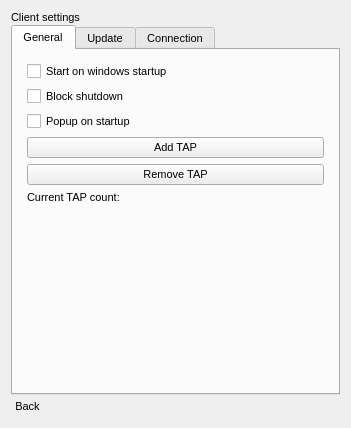
<?xml version="1.0" encoding="UTF-8"?>
<ui version="4.0">
 <class>ClientSettingsWidget</class>
 <widget class="QWidget" name="ClientSettingsWidget">
  <property name="geometry">
   <rect>
    <x>0</x>
    <y>0</y>
    <width>351</width>
    <height>428</height>
   </rect>
  </property>
  <property name="minimumSize">
   <size>
    <width>0</width>
    <height>285</height>
   </size>
  </property>
  <property name="windowTitle">
   <string>Form</string>
  </property>
  <property name="styleSheet">
   <string notr="true">font-size: 8pt;</string>
  </property>
  <layout class="QGridLayout" name="gridLayout">
   <item row="0" column="0">
    <layout class="QVBoxLayout" name="verticalLayout">
     <property name="spacing">
      <number>1</number>
     </property>
     <item>
      <widget class="QLabel" name="label">
       <property name="text">
        <string>Client settings</string>
       </property>
      </widget>
     </item>
     <item>
      <widget class="QTabWidget" name="tabWidget">
       <property name="sizePolicy">
        <sizepolicy hsizetype="Expanding" vsizetype="Expanding">
         <horstretch>0</horstretch>
         <verstretch>0</verstretch>
        </sizepolicy>
       </property>
       <property name="tabPosition">
        <enum>QTabWidget::North</enum>
       </property>
       <property name="tabShape">
        <enum>QTabWidget::Rounded</enum>
       </property>
       <property name="currentIndex">
        <number>0</number>
       </property>
       <widget class="QWidget" name="tabGeneral">
        <attribute name="title">
         <string>General</string>
        </attribute>
        <layout class="QGridLayout" name="gridLayout_5">
         <item row="0" column="0">
          <layout class="QVBoxLayout" name="verticalLayoutGeneral">
           <property name="leftMargin">
            <number>5</number>
           </property>
           <property name="topMargin">
            <number>3</number>
           </property>
           <property name="rightMargin">
            <number>5</number>
           </property>
           <property name="bottomMargin">
            <number>10</number>
           </property>
           <item>
            <widget class="QCheckBox" name="cbStartOnWindows">
             <property name="cursor">
              <cursorShape>PointingHandCursor</cursorShape>
             </property>
             <property name="text">
              <string>Start on windows startup</string>
             </property>
            </widget>
           </item>
           <item>
            <widget class="QCheckBox" name="cbBlockShutdown">
             <property name="cursor">
              <cursorShape>PointingHandCursor</cursorShape>
             </property>
             <property name="text">
              <string>Block shutdown</string>
             </property>
            </widget>
           </item>
           <item>
            <widget class="QCheckBox" name="cbAlwaysPopup">
             <property name="cursor">
              <cursorShape>PointingHandCursor</cursorShape>
             </property>
             <property name="text">
              <string>Popup on startup</string>
             </property>
            </widget>
           </item>
           <item>
            <widget class="QPushButton" name="cmdAddTap">
             <property name="cursor">
              <cursorShape>PointingHandCursor</cursorShape>
             </property>
             <property name="styleSheet">
              <string notr="true">:hover {background-color: rgb(195, 195, 195);}
QPushButton {;text-align:center;
	padding-left: 3px;
	padding-top: 3px;
   padding-right: 3px;
	padding-bottom: 3px;}</string>
             </property>
             <property name="text">
              <string>Add TAP</string>
             </property>
            </widget>
           </item>
           <item>
            <widget class="QPushButton" name="cmdRemoveTap">
             <property name="cursor">
              <cursorShape>PointingHandCursor</cursorShape>
             </property>
             <property name="styleSheet">
              <string notr="true">:hover {background-color: rgb(195, 195, 195);}
QPushButton {;text-align:center;
	padding-left: 3px;
	padding-top: 3px;
   padding-right: 3px;
	padding-bottom: 3px;}</string>
             </property>
             <property name="text">
              <string>Remove TAP</string>
             </property>
            </widget>
           </item>
           <item>
            <widget class="QLabel" name="lbTAPCount">
             <property name="text">
              <string>Current TAP count:</string>
             </property>
            </widget>
           </item>
           <item>
            <spacer name="verticalSpacer">
             <property name="orientation">
              <enum>Qt::Vertical</enum>
             </property>
             <property name="sizeHint" stdset="0">
              <size>
               <width>20</width>
               <height>40</height>
              </size>
             </property>
            </spacer>
           </item>
          </layout>
         </item>
        </layout>
       </widget>
       <widget class="QWidget" name="tabUpdate">
        <attribute name="title">
         <string>Update</string>
        </attribute>
        <layout class="QGridLayout" name="gridLayout_2">
         <item row="0" column="0">
          <layout class="QVBoxLayout" name="verticalLayoutUpdate">
           <property name="sizeConstraint">
            <enum>QLayout::SetDefaultConstraint</enum>
           </property>
           <property name="leftMargin">
            <number>5</number>
           </property>
           <property name="topMargin">
            <number>3</number>
           </property>
           <property name="rightMargin">
            <number>5</number>
           </property>
           <property name="bottomMargin">
            <number>10</number>
           </property>
           <item>
            <widget class="QCheckBox" name="cbCheckUpdate">
             <property name="cursor">
              <cursorShape>PointingHandCursor</cursorShape>
             </property>
             <property name="text">
              <string>Enable check update</string>
             </property>
            </widget>
           </item>
           <item>
            <widget class="QGroupBox" name="gbUpdateSource">
             <property name="title">
              <string>Source:</string>
             </property>
             <layout class="QGridLayout" name="gridLayout_10">
              <property name="leftMargin">
               <number>3</number>
              </property>
              <property name="topMargin">
               <number>3</number>
              </property>
              <property name="rightMargin">
               <number>3</number>
              </property>
              <property name="bottomMargin">
               <number>3</number>
              </property>
              <item row="0" column="0">
               <layout class="QVBoxLayout" name="verticalLayoutUpdateSource">
                <property name="spacing">
                 <number>3</number>
                </property>
                <property name="leftMargin">
                 <number>4</number>
                </property>
                <property name="topMargin">
                 <number>4</number>
                </property>
                <property name="rightMargin">
                 <number>4</number>
                </property>
                <property name="bottomMargin">
                 <number>4</number>
                </property>
                <item>
                 <widget class="QLineEdit" name="txtUpdateSource">
                  <property name="enabled">
                   <bool>true</bool>
                  </property>
                  <property name="readOnly">
                   <bool>true</bool>
                  </property>
                 </widget>
                </item>
                <item>
                 <layout class="QHBoxLayout" name="horizontalLayout">
                  <item>
                   <spacer name="horizontalSpacer">
                    <property name="orientation">
                     <enum>Qt::Horizontal</enum>
                    </property>
                    <property name="sizeHint" stdset="0">
                     <size>
                      <width>40</width>
                      <height>20</height>
                     </size>
                    </property>
                   </spacer>
                  </item>
                  <item>
                   <widget class="QPushButton" name="cmdChangeUpdateSource">
                    <property name="cursor">
                     <cursorShape>PointingHandCursor</cursorShape>
                    </property>
                    <property name="styleSheet">
                     <string notr="true">:hover {background-color: rgb(195, 195, 195);}
QPushButton {;text-align:center;
	padding-left: 3px;
	padding-top: 3px;
   padding-right: 3px;
	padding-bottom: 3px;}</string>
                    </property>
                    <property name="text">
                     <string>Change</string>
                    </property>
                    <property name="flat">
                     <bool>true</bool>
                    </property>
                   </widget>
                  </item>
                 </layout>
                </item>
               </layout>
              </item>
             </layout>
            </widget>
           </item>
           <item>
            <widget class="QGroupBox" name="gbDownloadSpource">
             <property name="title">
              <string>Download source:</string>
             </property>
             <layout class="QGridLayout" name="gridLayout_11">
              <property name="leftMargin">
               <number>3</number>
              </property>
              <property name="topMargin">
               <number>3</number>
              </property>
              <property name="rightMargin">
               <number>3</number>
              </property>
              <property name="bottomMargin">
               <number>3</number>
              </property>
              <item row="0" column="0">
               <layout class="QVBoxLayout" name="verticalLayouDownloadSource">
                <property name="spacing">
                 <number>3</number>
                </property>
                <property name="leftMargin">
                 <number>4</number>
                </property>
                <property name="topMargin">
                 <number>4</number>
                </property>
                <property name="rightMargin">
                 <number>4</number>
                </property>
                <property name="bottomMargin">
                 <number>4</number>
                </property>
                <item>
                 <widget class="QRadioButton" name="rbSecurepoint">
                  <property name="cursor">
                   <cursorShape>PointingHandCursor</cursorShape>
                  </property>
                  <property name="text">
                   <string>Securepoint</string>
                  </property>
                 </widget>
                </item>
                <item>
                 <widget class="QRadioButton" name="rbSourceforge">
                  <property name="cursor">
                   <cursorShape>PointingHandCursor</cursorShape>
                  </property>
                  <property name="text">
                   <string>Sourceforge</string>
                  </property>
                 </widget>
                </item>
               </layout>
              </item>
             </layout>
            </widget>
           </item>
          </layout>
         </item>
        </layout>
       </widget>
       <widget class="QWidget" name="tabConnection">
        <attribute name="title">
         <string>Connection</string>
        </attribute>
        <layout class="QGridLayout" name="gridLayout_4">
         <item row="0" column="0">
          <layout class="QGridLayout" name="gridLayout_3">
           <property name="leftMargin">
            <number>3</number>
           </property>
           <property name="topMargin">
            <number>3</number>
           </property>
           <property name="rightMargin">
            <number>3</number>
           </property>
           <property name="bottomMargin">
            <number>10</number>
           </property>
           <item row="0" column="0">
            <widget class="QCheckBox" name="cbInteract">
             <property name="cursor">
              <cursorShape>PointingHandCursor</cursorShape>
             </property>
             <property name="text">
              <string>Use interact</string>
             </property>
            </widget>
           </item>
           <item row="1" column="0">
            <widget class="QGroupBox" name="groupBox_2">
             <property name="minimumSize">
              <size>
               <width>0</width>
               <height>70</height>
              </size>
             </property>
             <property name="maximumSize">
              <size>
               <width>16777215</width>
               <height>16777215</height>
              </size>
             </property>
             <property name="title">
              <string>GroupBox</string>
             </property>
             <layout class="QGridLayout" name="gridLayout_9">
              <property name="leftMargin">
               <number>3</number>
              </property>
              <property name="topMargin">
               <number>3</number>
              </property>
              <property name="rightMargin">
               <number>3</number>
              </property>
              <property name="bottomMargin">
               <number>3</number>
              </property>
              <item row="0" column="0">
               <layout class="QVBoxLayout" name="verticalLayout_3">
                <property name="spacing">
                 <number>3</number>
                </property>
                <item>
                 <widget class="QRadioButton" name="rbUseIE">
                  <property name="enabled">
                   <bool>false</bool>
                  </property>
                  <property name="cursor">
                   <cursorShape>PointingHandCursor</cursorShape>
                  </property>
                  <property name="styleSheet">
                   <string notr="true"/>
                  </property>
                  <property name="text">
                   <string>Use Internet Explorer settings</string>
                  </property>
                 </widget>
                </item>
                <item>
                 <widget class="QRadioButton" name="rbUseConfig">
                  <property name="enabled">
                   <bool>true</bool>
                  </property>
                  <property name="minimumSize">
                   <size>
                    <width>0</width>
                    <height>0</height>
                   </size>
                  </property>
                  <property name="cursor">
                   <cursorShape>PointingHandCursor</cursorShape>
                  </property>
                  <property name="styleSheet">
                   <string notr="true"/>
                  </property>
                  <property name="text">
                   <string>Use OpenVPN config settings</string>
                  </property>
                  <property name="checked">
                   <bool>true</bool>
                  </property>
                 </widget>
                </item>
                <item>
                 <widget class="QRadioButton" name="rbUseManual">
                  <property name="cursor">
                   <cursorShape>PointingHandCursor</cursorShape>
                  </property>
                  <property name="styleSheet">
                   <string notr="true"/>
                  </property>
                  <property name="text">
                   <string>Use manual settings</string>
                  </property>
                 </widget>
                </item>
               </layout>
              </item>
             </layout>
            </widget>
           </item>
           <item row="2" column="0">
            <widget class="QGroupBox" name="groupBox">
             <property name="minimumSize">
              <size>
               <width>0</width>
               <height>90</height>
              </size>
             </property>
             <property name="maximumSize">
              <size>
               <width>16777215</width>
               <height>16777215</height>
              </size>
             </property>
             <property name="title">
              <string>Manual Settings:</string>
             </property>
             <layout class="QGridLayout" name="gridLayout_8">
              <property name="leftMargin">
               <number>3</number>
              </property>
              <property name="topMargin">
               <number>3</number>
              </property>
              <property name="rightMargin">
               <number>3</number>
              </property>
              <property name="bottomMargin">
               <number>3</number>
              </property>
              <item row="0" column="0">
               <layout class="QVBoxLayout" name="verticalLayout_2">
                <property name="spacing">
                 <number>3</number>
                </property>
                <item>
                 <layout class="QHBoxLayout" name="horizontalLayout_3">
                  <item>
                   <widget class="QRadioButton" name="rbHttpProxy">
                    <property name="cursor">
                     <cursorShape>PointingHandCursor</cursorShape>
                    </property>
                    <property name="styleSheet">
                     <string notr="true"/>
                    </property>
                    <property name="text">
                     <string>HTTP Proxy</string>
                    </property>
                    <property name="checked">
                     <bool>true</bool>
                    </property>
                   </widget>
                  </item>
                  <item>
                   <widget class="QRadioButton" name="rbSocksProxy">
                    <property name="cursor">
                     <cursorShape>PointingHandCursor</cursorShape>
                    </property>
                    <property name="styleSheet">
                     <string notr="true"/>
                    </property>
                    <property name="text">
                     <string>SOCKS Proxy</string>
                    </property>
                   </widget>
                  </item>
                 </layout>
                </item>
                <item>
                 <layout class="QGridLayout" name="gridLayout_6">
                  <item row="0" column="2">
                   <widget class="QLineEdit" name="txtProxyIP">
                    <property name="styleSheet">
                     <string notr="true">:enabled {border: 1px solid black; background-color: rgb(255, 255, 255);}
:disabled {border: 1px solid black; background-color: rgb(195, 195, 195);}
:hover {border: 1px solid red; }</string>
                    </property>
                   </widget>
                  </item>
                  <item row="0" column="0">
                   <widget class="QLabel" name="label_2">
                    <property name="text">
                     <string>IP:</string>
                    </property>
                   </widget>
                  </item>
                 </layout>
                </item>
                <item>
                 <layout class="QGridLayout" name="gridLayout_7">
                  <item row="0" column="1">
                   <widget class="QLineEdit" name="txtProxyPort">
                    <property name="styleSheet">
                     <string notr="true">:enabled {border: 1px solid black; background-color: rgb(255, 255, 255);}
:disabled {border: 1px solid black; background-color: rgb(195, 195, 195);}
:hover {border: 1px solid red; }</string>
                    </property>
                    <property name="text">
                     <string>8080</string>
                    </property>
                   </widget>
                  </item>
                  <item row="0" column="0">
                   <widget class="QLabel" name="label_3">
                    <property name="text">
                     <string>Port:</string>
                    </property>
                   </widget>
                  </item>
                 </layout>
                </item>
               </layout>
              </item>
             </layout>
            </widget>
           </item>
          </layout>
         </item>
        </layout>
       </widget>
      </widget>
     </item>
     <item>
      <layout class="QHBoxLayout" name="horizontalLayout_2">
       <property name="sizeConstraint">
        <enum>QLayout::SetDefaultConstraint</enum>
       </property>
       <item>
        <widget class="QPushButton" name="cmdBack">
         <property name="sizePolicy">
          <sizepolicy hsizetype="Minimum" vsizetype="Fixed">
           <horstretch>0</horstretch>
           <verstretch>0</verstretch>
          </sizepolicy>
         </property>
         <property name="maximumSize">
          <size>
           <width>16777215</width>
           <height>16777215</height>
          </size>
         </property>
         <property name="cursor">
          <cursorShape>PointingHandCursor</cursorShape>
         </property>
         <property name="toolTip">
          <string>Go back to the connection list</string>
         </property>
         <property name="styleSheet">
          <string notr="true">:hover {background-color: rgb(195, 195, 195);}
QPushButton {;text-align:center;
	padding-left: 3px;
	padding-top: 3px;
   padding-right: 3px;
	padding-bottom: 3px;}</string>
         </property>
         <property name="text">
          <string>Back</string>
         </property>
         <property name="flat">
          <bool>true</bool>
         </property>
        </widget>
       </item>
       <item>
        <spacer name="horizontalSpacer_2">
         <property name="orientation">
          <enum>Qt::Horizontal</enum>
         </property>
         <property name="sizeHint" stdset="0">
          <size>
           <width>40</width>
           <height>1</height>
          </size>
         </property>
        </spacer>
       </item>
      </layout>
     </item>
    </layout>
   </item>
  </layout>
 </widget>
 <resources>
  <include location="../../../../res.qrc"/>
 </resources>
 <connections/>
</ui>
